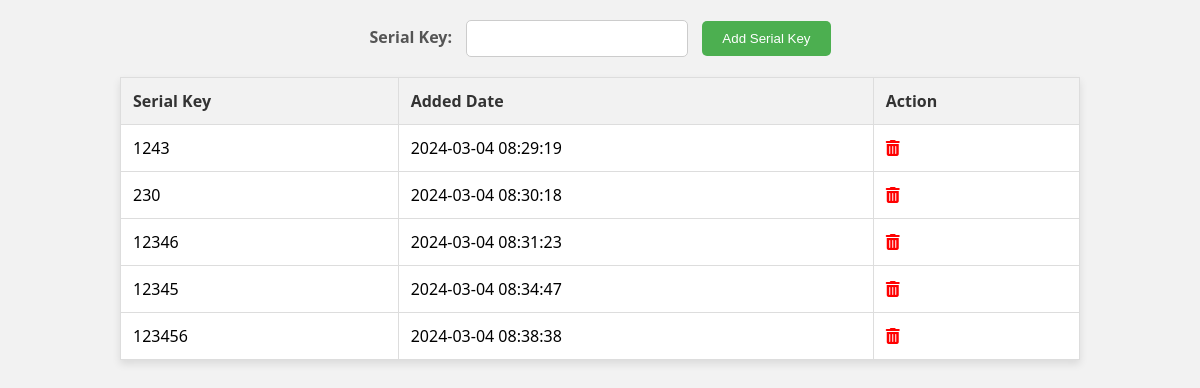
/admin (signed in), run on the app's committed database.
### app.py (models this page shows)
class SerialKey(db.Model):
    id = db.Column(db.Integer, primary_key=True)
    key = db.Column(db.String(50), unique=True, nullable=False)
    added_date = db.Column(db.DateTime, default=datetime.utcnow)

### app.py (the view)
@app.route('/admin')
def admin_dashboard():
    if 'username' in session:
        serial_keys = SerialKey.query.all()
        return render_template('admin.html', serial_keys=serial_keys)
    return redirect(url_for('login'))

### templates/admin.html (shortened to what this page needs)
<!DOCTYPE html>
<html lang="en">
<head>
    <link rel="stylesheet" href="https://cdnjs.cloudflare.com/ajax/libs/font-awesome/6.5.1/css/all.min.css" />
</head>
<body>
    <form action="/admin/addSerialKey" method="post">
        <label for="serialKey">Serial Key:</label>
        <input type="text" id="serialKey" name="key" required>
        <button type="submit">Add Serial Key</button>
    </form>
    <table>
        <thead>
            <tr>
                <th>Serial Key</th>
                <th>Added Date</th>
                <th>Action</th>
            </tr>
        </thead>
        <tbody>
            {% for serial_key in serial_keys %}
            <tr>
                <td>{{ serial_key.key }}</td>
                <td>{{ serial_key.added_date.strftime('%Y-%m-%d %H:%M:%S') }}</td>
                <td><i class="fas fa-trash-alt delete-icon" onclick="deleteSerialKey({{ serial_key.id }})"></i></td>
            </tr>
            {% endfor %}
        </tbody>
    </table>
</body>
</html>

### templates/admin.html (style rules this page uses)
body { font-family: 'Segoe UI', Tahoma, Geneva, Verdana, sans-serif; background-color: #f2f2f2; margin: 0; padding: 0; }
form { text-align: center; margin-top: 20px; }
label { font-weight: bold; margin-right: 10px; color: #555; }
input[type="text"] { padding: 10px; border: 1px solid #ccc; border-radius: 5px; margin-right: 10px; width: 200px; }
button[type="submit"] { padding: 10px 20px; background-color: #4CAF50; color: white; border: none; border-radius: 5px; cursor: pointer; }
table { width: 80%; margin: 20px auto; border-collapse: collapse; background-color: #fff; box-shadow: 0 4px 8px rgba(0, 0, 0, 0.1); }
th, td { border: 1px solid #dddddd; text-align: left; padding: 12px; }
th { background-color: #f2f2f2; color: #333; }
.delete-icon { color: red; cursor: pointer; }

### data on the page
SerialKey: key "1243", added_date "2024-03-04 08:29:19"
SerialKey: key "230", added_date "2024-03-04 08:30:18"
SerialKey: key "12346", added_date "2024-03-04 08:31:23"
SerialKey: key "12345", added_date "2024-03-04 08:34:47"
SerialKey: key "123456", added_date "2024-03-04 08:38:38"
